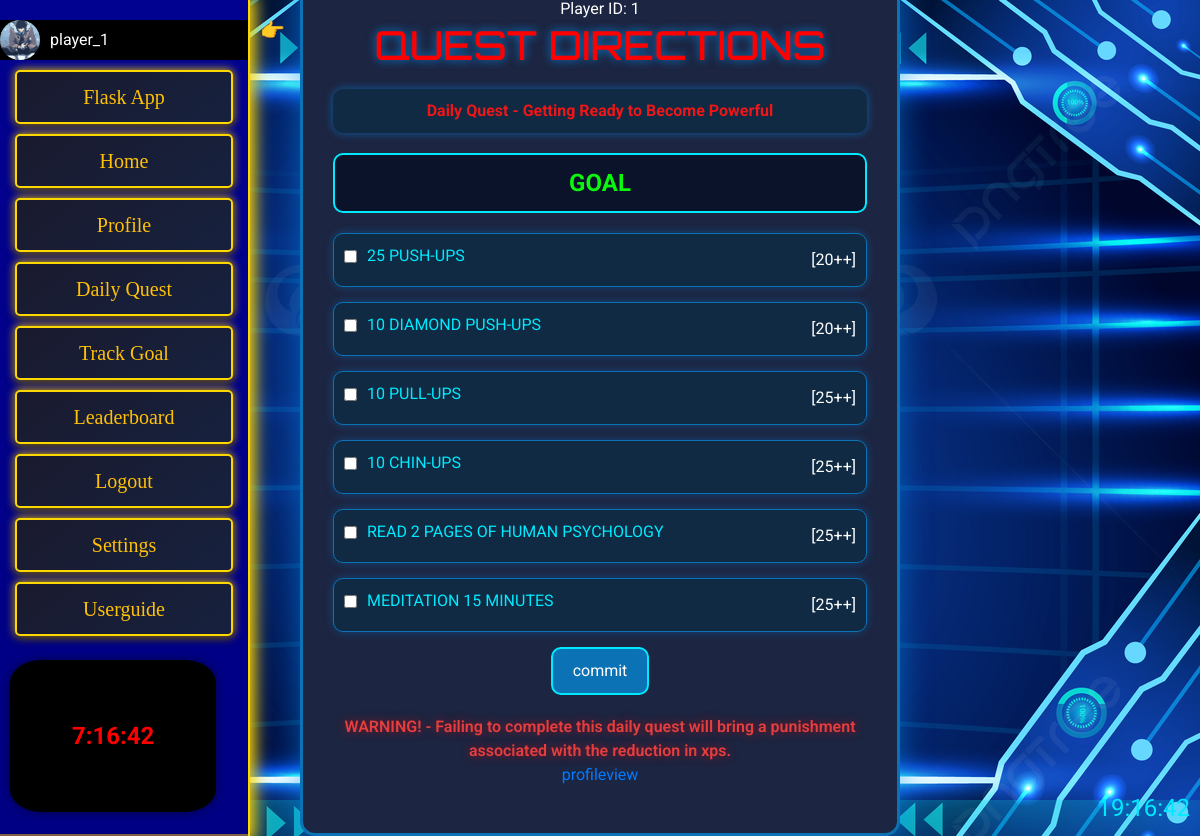
Page /tasks_manager (signed in) on the committed database.
### tables this page shows
CREATE TABLE player_1_tasks (
            id INTEGER PRIMARY KEY NOT NULL,
            title TEXT NOT NULL,
            exp INTEGER NOT NULL,
            completed BOOLEAN DEFAULT 0
        );

### app.py (the view)
@app.route("/tasks_manager", methods=['GET', 'POST'])
def tasks_manager():
    user_id = session.get('user_id')
    df = read_tasks(user_id)
    tasks = df.to_dict(orient='index')
    if not user_id:
        return jsonify({'error': 'User not logged in'}), 401
    if request.method == "POST":
        data = request.get_json()
        task_ids = data.get('task_ids', [])
        update_task_completion(user_id, task_ids)
        return jsonify({'success': True})
    else:
        return render_template('tasks.html', tasks=tasks, user_id=user_id)

### database.py (called while the page is built)
def get_db():
    if 'db' not in g:
        g.db = sqlite3.connect(DATABASE, timeout=10)  # Set timeout to 10 seconds
        g.db.row_factory = sqlite3.Row
    return g.db

### tasks.py (called while the page is built)
def read_tasks(user_id):
    db = get_db()
    table_name = f"player_{user_id}_tasks"
    df = pd.read_sql_query(f'SELECT * FROM {table_name};', db, index_col='id')
    return df

### templates/tasks.html (shortened to what this page needs)
<!DOCTYPE html>
{% from "showlinks.html" import showlinks %}
<html lang="en">
<head>
    <link href="https://stackpath.bootstrapcdn.com/bootstrap/4.5.2/css/bootstrap.min.css" rel="stylesheet">
    {{showlinks()}}
</head>
<body>
    <div class="task-list">
        {% if user_id %}
            Player ID: {{ user_id }}
        {% endif %}
        <h1>
            <span>QUEST DIRECTIONS</span>
        </h1>
        <div class="daily-quest">
            Daily Quest - Getting Ready to Become Powerful
        </div>
        <div class="goal">GOAL</div>
        <form id="tasks-form" action="/tasks_manager" method="post">
            <div class="tasks">
                {% for task in tasks.values() %}
                <div class="task">
                    <label class="{{ 'completed' if task.completed else '' }}">
                        <input type="checkbox" id="{{ task.title }}" name="task_id" value="{{ task.id }}" {{ 'checked' if task.completed else '' }}>
                        <span>{{ task.title }}</span>
                    </label>
                    <span>[{{ task.exp }}++]</span>
                </div>
                {% endfor %}
            </div>
            <button type="button" onclick="submitForm()">commit</button>
        </form>
        <div class="warning">
            WARNING! - Failing to complete this daily quest will bring a punishment associated with the reduction in xps.
        </div>
        <p><a href="/profileview/{username}">profileview</a></p>
        <div class="clock-icon">
             <span id="current-time"></span>
        </div>
    </div>
</body>
</html>

### templates/showlinks.html (shortened to what this page needs)
{% macro showlinks() %}
<div class="vertical-navbar">
    {% if 'username' in session %}
    <div class="user-profile">
        <img src="{{ url_for('static', filename='images/gif4.gif') }}" alt="User Avatar">
        <span>{{ session['username'] }}</span>
    </div>
    {% endif %}
    <a class="navbar-brand" href="{{ url_for('index') }}">Flask App</a>
    <a href="{{ url_for('home') }}">Home</a>
    {% if 'user_id' in session %}
    <a href="{{ url_for('profileview', user_id=session['user_id']) }}">Profile</a>
    <a href="{{ url_for('tasks_manager') }}">Daily Quest</a>
    <a href="{{ url_for('view_plan') }}">Track Goal</a>
    <a href="{{ url_for('leaderboard') }}">Leaderboard</a>
    <a href="{{ url_for('logout') }}">Logout</a>
    <a href="{{ url_for('settings') }}"> Settings </a>
    <a href="{{ url_for('userguide') }}">Userguide</a>
    {% else %}
    <a href="{{ url_for('login') }}">Login</a>
    <a href="{{ url_for('setprofile') }}">Sign Up</a>
    <a href="{{ url_for('leaderboard') }}">Leaderboard</a>
    <a href="{{ url_for('userguide') }}">Userguide</a>
    {% endif %}
    <br> <br>  <br>
    <span class="clock" id="clock"></span>
</div>
<div class="navbar-toggle" onclick="toggleNavbar()">👉</div>
{% endmacro %}

### templates/showlinks.html (style rules this page uses)
.vertical-navbar { height: 100%; width: 250px; position: fixed; z-index: 1; top: 0; left: 0; background-color: darkblue; overflow-x: hidden; padding-top: 20px; transition: width 0.3s; border-right: 2px solid #FFD700; box-shadow: 0 0 15px 5px #FFD700; }
.vertical-navbar a { display: block; padding: 10px 15px; text-decoration: none; font-size: 20px; color: #FFC107; transition: all 0.3s ease; border: 2px solid #FFD700; border-radius: 5px; margin: 10px 15px; text-align: center; background: linear-gradient(145deg, #1a1a2e, #16213e); box-shadow: 0 4px 8px rgba(0, 0, 0, 0.5), 0 0 10px #FFD700; font-family: 'Cinzel', serif; }
.navbar-toggle { position: fixed; top: 15px; left: 260px; font-size: 20px; cursor: pointer; color: #FFC107; transition: left 0.3s; }
.vertical-navbar::before { content: ""; position: absolute; top: 0; left: 0; width: 100%; height: 100%; background-image: linear-gradient(to bottom, rgba(38, 34, 234, 0.1), rgba(0, 0, 0, 0.1)); opacity: 0.5; z-index: -1; }
.vertical-navbar::after { content: ""; position: absolute; bottom: 0; left: 0; width: 100%; height: 2px; background-color: #FFC107; opacity: 0.5; }
.vertical-navbar { animation: navbar-animation 2s ease-in-out; }
.clock { font-size: 24px; font-weight: bold; color: red; margin-left: 10px; border-radius: 15%; padding: 25%; margin-top: 60px; background-color: black; box-shadow: 0 0 10px rgba(0, 0, 0, 0.5); }
.user-profile { display: flex; align-items: center; background-color: #000000; }
.user-profile img { width: 40px; height: 40px; border-radius: 50%; margin-right: 10px; }

### templates/tasks.html (style rules this page uses)
body { font-family: 'Roboto', sans-serif; background-image: url('/static/images/bg5.jpg'); background-size: cover; background-repeat: no-repeat; color: #ffffff; display: flex; justify-content: center; align-items: center; height: 100vh; margin: 0; box-shadow: 0 0 100px rgba(16, 221, 228, 0.5); }
.task-list { max-width: 600px; background-color: #1c2541; border: 3px solid #0b72b5; padding: 30px; border-radius: 15px; box-shadow: 0 0 30px rgba(0, 150, 255, 0.5); text-align: center; }
.task-list h1 { font-size: 2.5rem; font-family: 'Orbitron', sans-serif; color: #ff0000; text-shadow: 0 0 10px rgba(0, 150, 255, 0.8); margin-bottom: 20px; }
.task-list .daily-quest { background-color: #102a43; color: #ee1616; font-weight: bold; padding: 10px 20px; border-radius: 10px; margin-bottom: 20px; box-shadow: 0 0 10px rgba(0, 150, 255, 0.5); }
.task-list .goal { font-size: 1.5rem; font-weight: bold; margin-bottom: 20px; color: #09f80d; border: 2px solid #00eaff; background-color: #0b132b; padding: 10px 20px; border-radius: 10px; }
.task { display: flex; justify-content: space-between; align-items: center; margin-bottom: 15px; padding: 10px; background-color: #102a43; border: 1px solid #0b72b5; border-radius: 10px; box-shadow: 0 0 10px rgba(0, 150, 255, 0.3); transition: transform 0.3s, box-shadow 0.3s; }
.task label { display: flex; align-items: center; cursor: pointer; color: #00eaff; }
.task label input[type="checkbox"] { margin-right: 10px; }
.warning { color: #e53e3e; font-weight: 600; margin-top: 20px; text-shadow: 0 0 10px rgba(255, 0, 0, 0.5); }
button { background-color: #0b72b5; color: #ffffff; padding: 10px 20px; border: 2px solid #00eaff; border-radius: 10px; cursor: pointer; font-size: 1rem; transition: background-color 0.3s, box-shadow 0.3s; }
.clock-icon { position: absolute; bottom: 10px; right: 10px; color: #00eaff; font-size: 1.5rem; }

### rows in the picture
player_1_tasks: title "25 PUSH-UPS", exp "20"
player_1_tasks: title "10 DIAMOND PUSH-UPS", exp "20"
player_1_tasks: title "10 PULL-UPS", exp "25"
player_1_tasks: title "10 CHIN-UPS", exp "25"
player_1_tasks: title "READ 2 PAGES OF HUMAN PSYCHOLOGY", exp "25"
player_1_tasks: title "MEDITATION 15 MINUTES", exp "25"

### other values in the picture
{{ session['username'] }} "player_1"
{{ user_id }} "1"
